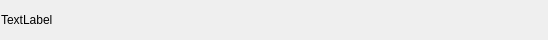
<?xml version="1.0" encoding="UTF-8"?>
<ui version="4.0">
 <class>path_form</class>
 <widget class="QWidget" name="path_form">
  <property name="geometry">
   <rect>
    <x>0</x>
    <y>0</y>
    <width>548</width>
    <height>40</height>
   </rect>
  </property>
  <property name="sizePolicy">
   <sizepolicy hsizetype="Expanding" vsizetype="Preferred">
    <horstretch>0</horstretch>
    <verstretch>0</verstretch>
   </sizepolicy>
  </property>
  <property name="minimumSize">
   <size>
    <width>0</width>
    <height>40</height>
   </size>
  </property>
  <property name="windowTitle">
   <string>Form</string>
  </property>
  <layout class="QHBoxLayout" name="horizontalLayout_2">
   <property name="spacing">
    <number>0</number>
   </property>
   <property name="leftMargin">
    <number>1</number>
   </property>
   <property name="topMargin">
    <number>1</number>
   </property>
   <property name="rightMargin">
    <number>1</number>
   </property>
   <property name="bottomMargin">
    <number>1</number>
   </property>
   <item>
    <widget class="QLabel" name="label">
     <property name="text">
      <string>TextLabel</string>
     </property>
    </widget>
   </item>
  </layout>
 </widget>
 <resources/>
 <connections/>
</ui>
